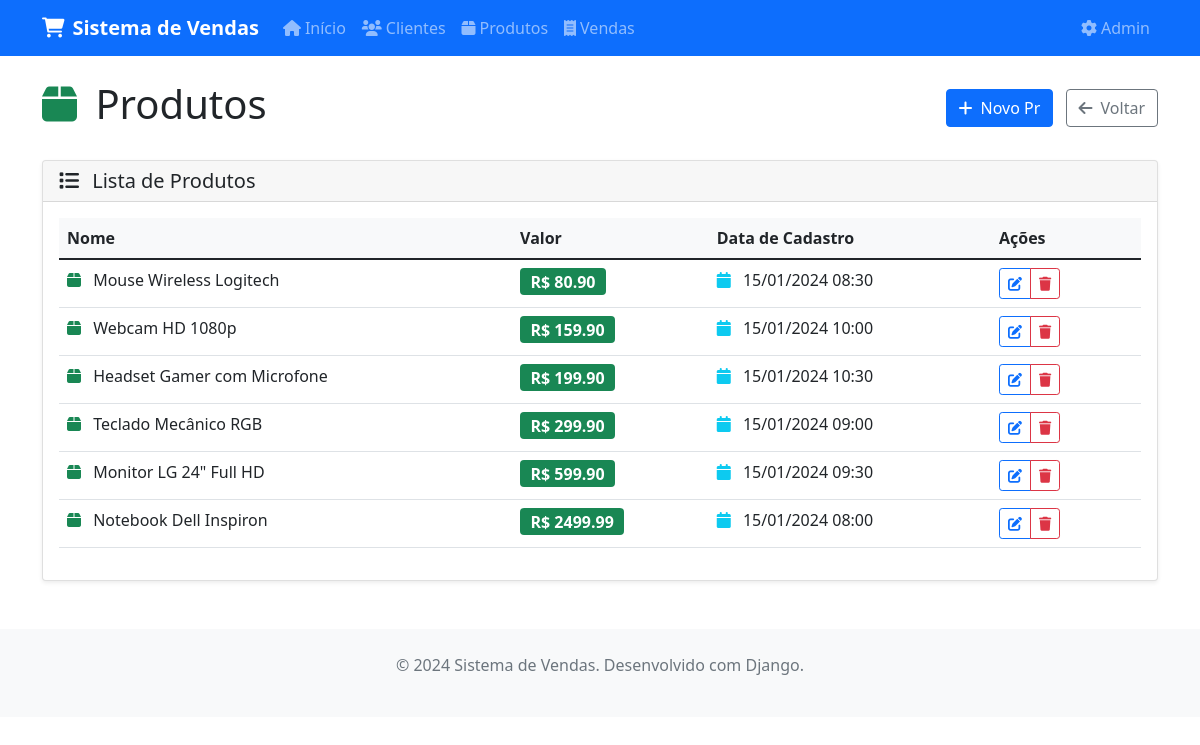
/vendas/produtos/, run on the app's committed database.
### vendas/models.py (models this page shows, shortened)
class Produto(models.Model):
    nome = models.CharField(max_length=200, verbose_name="Nome")
    valor = models.DecimalField(max_digits=10, decimal_places=2, verbose_name="Valor")
    data_cadastro = models.DateTimeField(auto_now_add=True, verbose_name="Data de Cadastro")
    class Meta:
        verbose_name = "Produto"
        verbose_name_plural = "Produtos"
        ordering = ['valor']

### vendas/views.py (the view)
# urls.py: path('produtos/', views.produto_list, name='produto_list'),
def produto_list(request):
    produtos_list = Produto.objects.all()
    paginator = Paginator(produtos_list, 10)
    page_number = request.GET.get('page')
    produtos = paginator.get_page(page_number)
    return render(request, 'vendas/produto_list.html', {'produtos': produtos})

### vendas/templates/vendas/produto_list.html (shortened to what this page needs)
{% extends 'vendas/base.html' %}
{% block content %}
<div class="row">
    <div class="col-12">
        <div class="d-flex justify-content-between align-items-center mb-4">
            <h1>
                <i class="fas fa-box text-success me-2"></i>
                Produtos
            </h1>
            <div>
                <a href="{% url 'vendas:cliente_create' %}" class="btn btn-primary me-2">
                    <i class="fas fa-plus me-2"></i>Novo Pr
                </a>
                <a href="{% url 'vendas:home' %}" class="btn btn-outline-secondary">
                    <i class="fas fa-arrow-left me-2"></i>Voltar
                </a>
            </div>
        </div>
    </div>
</div>
<div class="row">
    <div class="col-12">
        <div class="card">
            <div class="card-header">
                <h5 class="mb-0">
                    <i class="fas fa-list me-2"></i>
                    Lista de Produtos
                </h5>
            </div>
            <div class="card-body">
                {% if produtos %}
                    <div class="table-responsive">
                        <table class="table table-hover">
                            <thead>
                                <tr>
                                    <th>Nome</th>
                                    <th>Valor</th>
                                    <th>Data de Cadastro</th>
                                    <th width="150">Ações</th>
                                </tr>
                            </thead>
                            <tbody>
                                {% for produto in produtos %}
                                <tr>
                                    <td>
                                        <i class="fas fa-box text-success me-2"></i>
                                        {{ produto.nome }}
                                    </td>
                                    <td>
                                        <span class="badge bg-success fs-6">
                                            R$ {{ produto.valor }}
                                        </span>
                                    </td>
                                    <td>
                                        <i class="fas fa-calendar text-info me-2"></i>
                                        {{ produto.data_cadastro|date:"d/m/Y H:i" }}
                                    </td>
                                    <td>
                                        <div class="btn-group" role="group">
                                            <a href="{% url 'vendas:produto_update' produto.pk %}"
                                               class="btn btn-sm btn-outline-primary"
                                               title="Editar produto">
                                                <i class="fas fa-edit"></i>
                                            </a>
                                            <a href="{% url 'vendas:produto_delete' produto.pk %}"
                                               class="btn btn-sm btn-outline-danger"
                                               title="Excluir produto">
                                                <i class="fas fa-trash"></i>
                                            </a>
                                        </div>
                                    </td>
                                </tr>
                                {% endfor %}
                            </tbody>
                        </table>
                    </div>
                {% endif %}
            </div>
        </div>
    </div>
</div>
{% endblock %}

### vendas/templates/vendas/base.html (style rules this page uses)
.card { box-shadow: 0 0.125rem 0.25rem rgba(0, 0, 0, 0.075); border: 1px solid rgba(0, 0, 0, 0.125); }
.table th { background-color: #f8f9fa; }

### data on the page
Produto: nome "Mouse Wireless Logitech", valor "80.90", data_cadastro "15/01/2024 08:30"
Produto: nome "Webcam HD 1080p", valor "159.90", data_cadastro "15/01/2024 10:00"
Produto: nome "Headset Gamer com Microfone", valor "199.90", data_cadastro "15/01/2024 10:30"
Produto: nome "Teclado Mecânico RGB", valor "299.90", data_cadastro "15/01/2024 09:00"
Produto: nome "Monitor LG 24\" Full HD", valor "599.90", data_cadastro "15/01/2024 09:30"
Produto: nome "Notebook Dell Inspiron", valor "2499.99", data_cadastro "15/01/2024 08:00"
